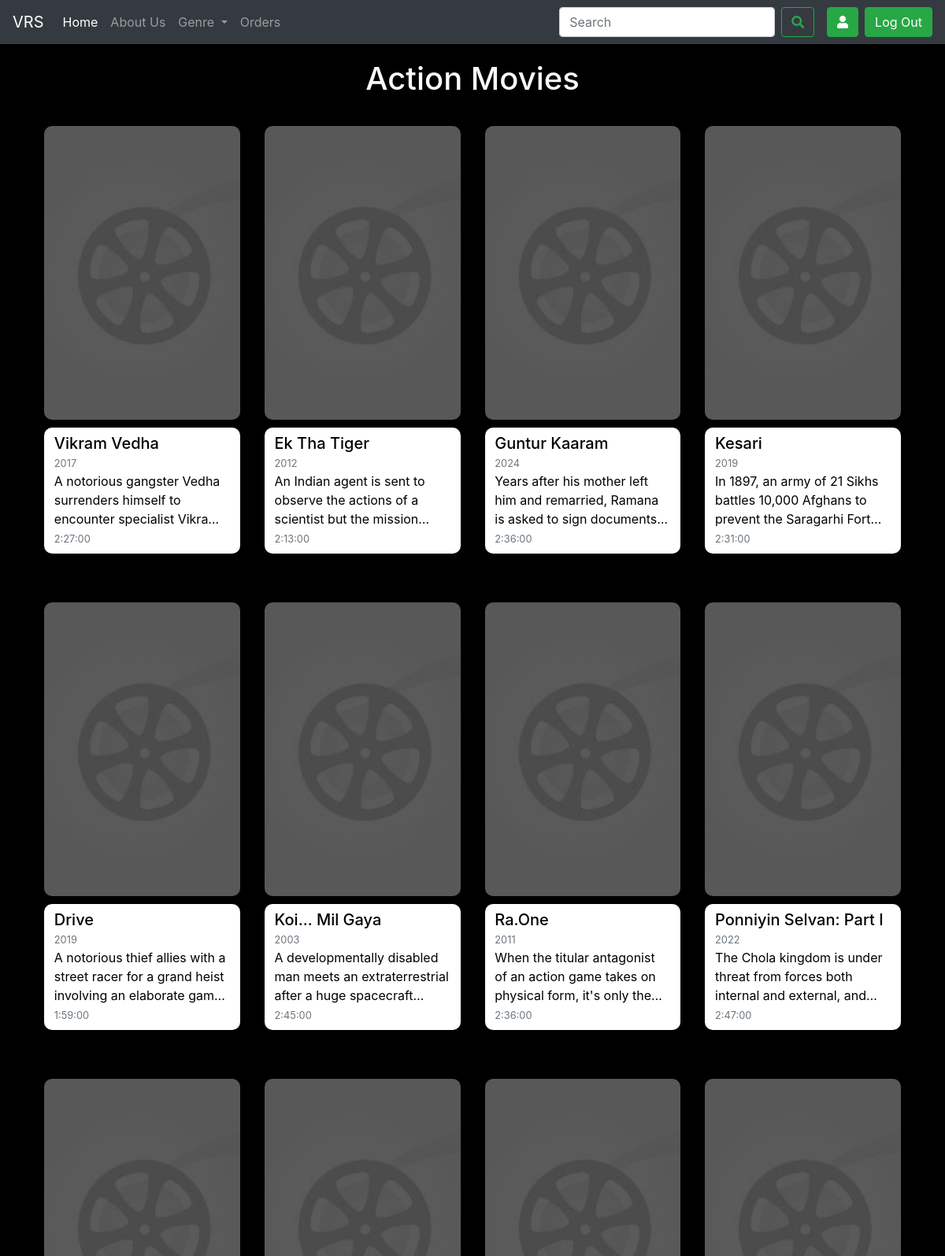
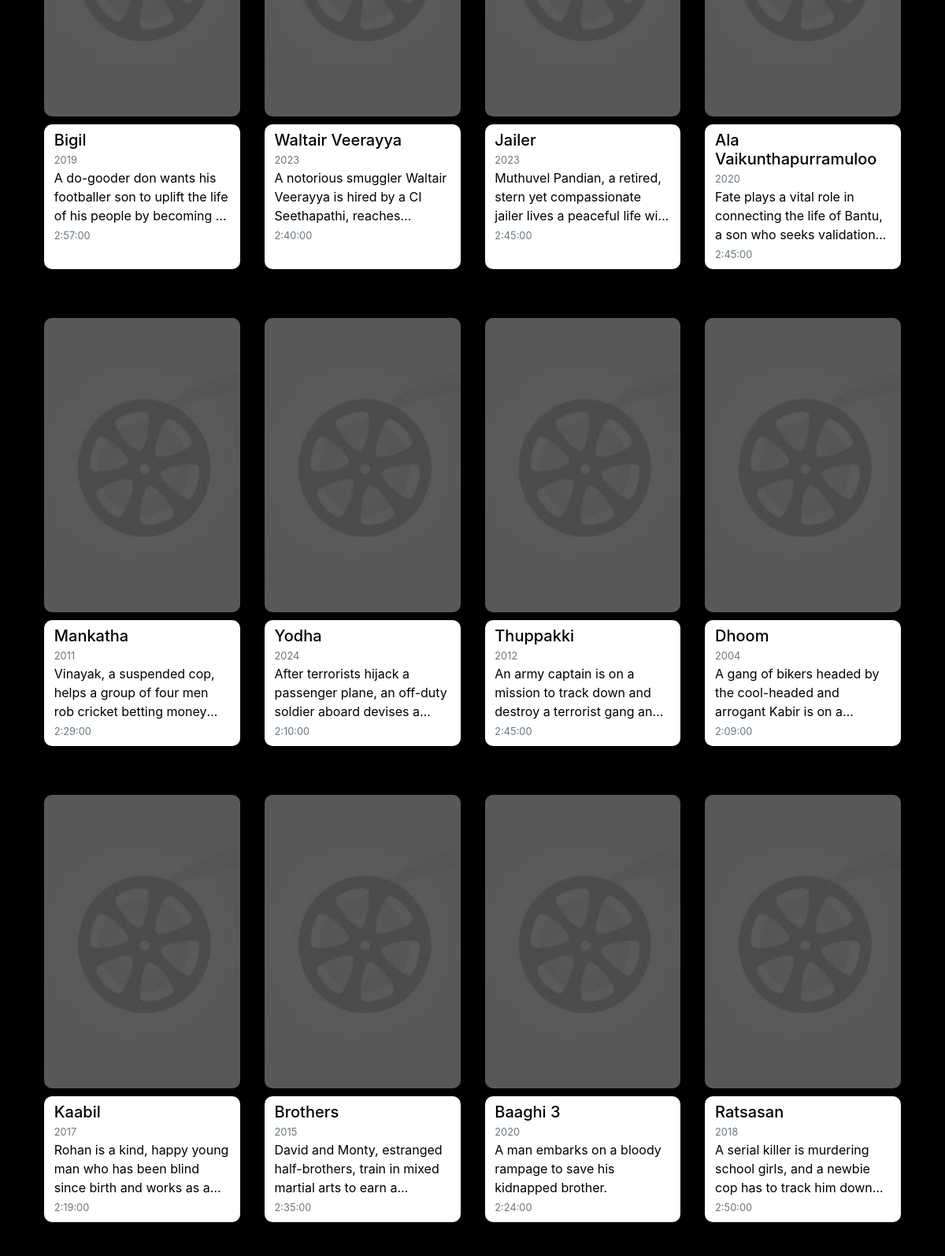
Page /action/ (upper part) on the committed database (2 pictures, top to bottom).
### home/models.py (models this page shows, shortened)
class Movie(models.Model):
    id = models.AutoField(primary_key=True)
    title = models.CharField(max_length=100)
    desc = models.CharField(max_length=1000)
    img = models.ImageField(upload_to='movies/thumbnails', blank=True, null=True)
    img_url = models.CharField(max_length=1000, default='')
    backdrop_url = models.CharField(max_length=1000, default='')
    release_year = models.DateField(null = True)
    genre = models.CharField(max_length=100,choices=[('Action','Action'),('Comedy','Comedy'),('Drama','Drama'),('Horror','Horror'),('Romance','Romance'),('Thriller','Thriller')])
    cast = models.CharField(max_length=500)
    director = models.CharField(max_length=100)
    rating = models.FloatField()
    certification = models.CharField(max_length=10,choices=[('U','U'),('U/A','U/A'),('A','A')])
    rent_price = models.FloatField()
    buy_price = models.FloatField()
    rent_duration = models.IntegerField()
    runtime = models.DurationField(("Duration"), default=timedelta(0))
    total_quantity = models.IntegerField(default=10)
    available_quantity = models.IntegerField(default=10)

### home/views.py (the view)
# urls.py: path("action/",views.action,name='action'),
def action(request):
    action_movies = Movie.objects.filter(genre='Action')
    moviesets = []
    set4 = []
    for movie in action_movies:
        set4.append(movie)
        if len(set4)==4:
            moviesets.append(set4)
            set4 = []
    moviesets.append(set4)
    params = {'moviesets':moviesets, 'title':'Action Movies', 'heading':'Action Movies'}
    return render(request,'display.html',params)

### templates/display.html (shortened to what this page needs)
{% extends "base.html" %}
{% block body %}
<h1>{{heading}}</h1>
    {% for i in moviesets %}
    <div class="card-group" style = "width: {% widthratio i|length 1 25 %}%; padding-left: {% widthratio i|length 3 30 %}px; padding-right: {% widthratio i|length 3 30 %}px;">
        {% for movie in i %}
        <div class="card">
        <a href="/movie/{{movie.id}}">
            <img id="movieimage" src='{{movie.img_url}}' class="card-img-top" alt="no image" onerror="this.src='static/noposter.png';">
        </a>
        <div class="card-body">
            <h5 class="card-title">{{movie.title}}</h5>
            <p class="card-text"><small class="text-muted">{{movie.release_year.year}}</small></p>
            <p class="card-text my">{{movie.desc}}</p>
            <p class="card-text"><small class="text-muted">{{movie.runtime}}</small></p>
        </div>
        </div>
        {% endfor %}
        </div>
    {% endfor %}
{% endblock body %}

### templates/base.html (style rules this page uses)
.body { background-color: black; }

### rows in the picture
Movie: title "Vikram Vedha", release_year.year "2017", desc "A notorious gangster Vedha surrenders himself to encounter specialist…", runtime "2:27:00"
Movie: title "Ek Tha Tiger", release_year.year "2012", desc "An Indian agent is sent to observe the actions of a scientist but the…", runtime "2:13:00"
Movie: title "Guntur Kaaram", release_year.year "2024", desc "Years after his mother left him and remarried, Ramana is asked to sign…", runtime "2:36:00"
Movie: title "Kesari", release_year.year "2019", desc "In 1897, an army of 21 Sikhs battles 10,000 Afghans to prevent the Saragarhi…", runtime "2:31:00"
Movie: title "Drive", release_year.year "2019", desc "A notorious thief allies with a street racer for a grand heist involving an elaborate…", runtime "1:59:00"
Movie: title "Koi... Mil Gaya", release_year.year "2003", desc "A developmentally disabled man meets an extraterrestrial after a huge…", runtime "2:45:00"
Movie: title "Ra.One", release_year.year "2011", desc "When the titular antagonist of an action game takes on physical form, it's only…", runtime "2:36:00"
Movie: title "Ponniyin Selvan: Part I", release_year.year "2022", desc "The Chola kingdom is under threat from forces both internal and external,…", runtime "2:47:00"
Movie: title "Bigil", release_year.year "2019", desc "A do-gooder don wants his footballer son to uplift the life of his people by becoming…", runtime "2:57:00"
Movie: title "Waltair Veerayya", release_year.year "2023", desc "A notorious smuggler Waltair Veerayya is hired by a CI Seethapathi,…", runtime "2:40:00"
Movie: title "Jailer", release_year.year "2023", desc "Muthuvel Pandian, a retired, stern yet compassionate jailer lives a peaceful life…", runtime "2:45:00"
Movie: title "Ala Vaikunthapurramuloo", release_year.year "2020", desc "Fate plays a vital role in connecting the life of Bantu, a son who seeks…", runtime "2:45:00"
Movie: title "Mankatha", release_year.year "2011", desc "Vinayak, a suspended cop, helps a group of four men rob cricket betting…", runtime "2:29:00"
Movie: title "Yodha", release_year.year "2024", desc "After terrorists hijack a passenger plane, an off-duty soldier aboard devises…", runtime "2:10:00"
Movie: title "Thuppakki", release_year.year "2012", desc "An army captain is on a mission to track down and destroy a terrorist gang…", runtime "2:45:00"
Movie: title "Dhoom", release_year.year "2004", desc "A gang of bikers headed by the cool-headed and arrogant Kabir is on…", runtime "2:09:00"
Movie: title "Kaabil", release_year.year "2017", desc "Rohan is a kind, happy young man who has been blind since birth and works as…", runtime "2:19:00"
Movie: title "Brothers", release_year.year "2015", desc "David and Monty, estranged half-brothers, train in mixed martial arts to earn…", runtime "2:35:00"
Movie: title "Baaghi 3", release_year.year "2020", desc "A man embarks on a bloody rampage to save his kidnapped brother.", runtime "2:24:00"
Movie: title "Ratsasan", release_year.year "2018", desc "A serial killer is murdering school girls, and a newbie cop has to track him…", runtime "2:50:00"

### other values in the picture
{{ heading }} "Action Movies"
